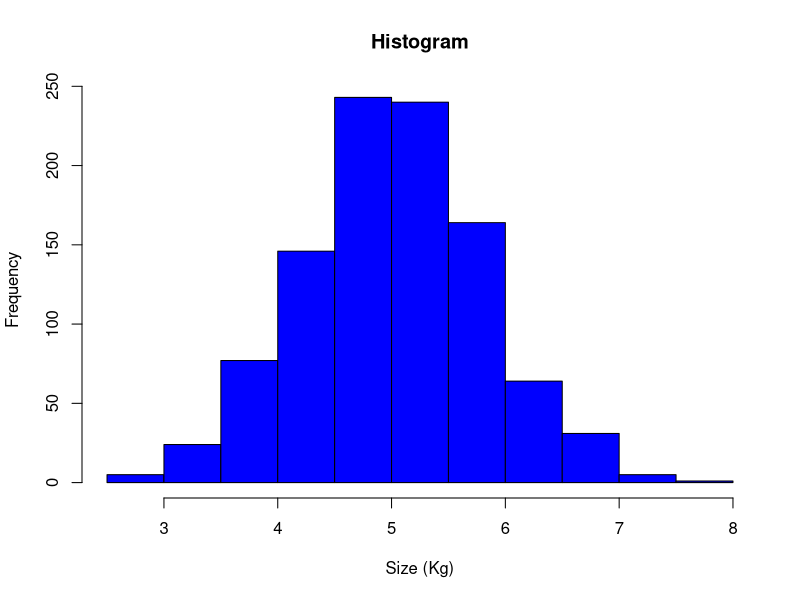
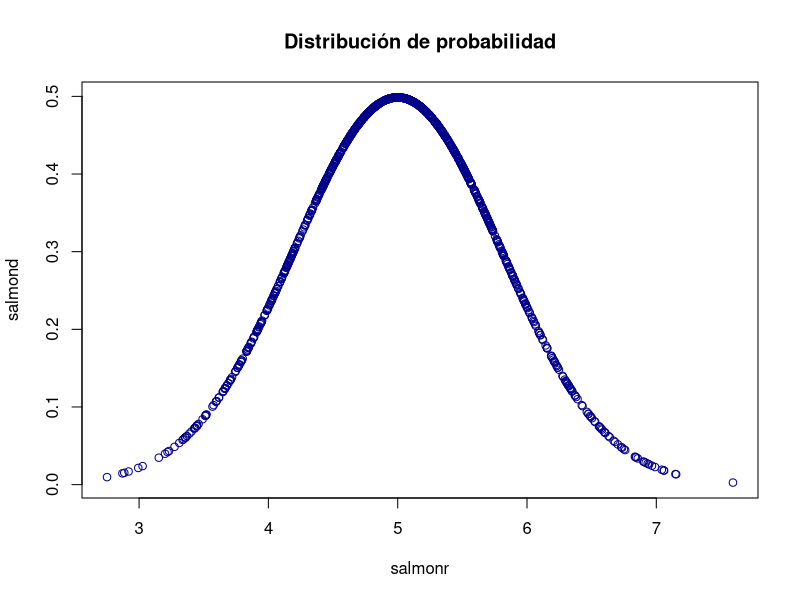
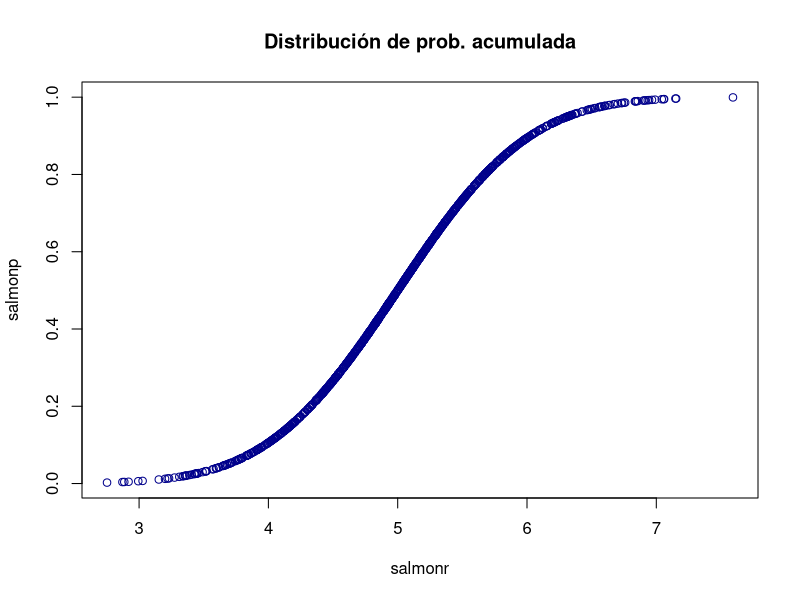

Generate these figures, in order, with R:
## ---- chunk 1
R.version.string
## ---- chunk 2
knitr::opts_chunk$set(echo = TRUE)

library(stats)
library(base)
library(base)

help(stats)
help(base)
help(base)
## ---- chunk 3
set.seed(123)
rnorm(100, 5, 0.8)
## ---- chunk 4
set.seed(123)
salmonr <- rnorm(1000, 5, 0.8)
mean(salmonr)
sd(salmonr)
## ---- chunk 5
hist(salmonr, col="blue", main = "Histogram", xlab = "Size (Kg)")
## ---- chunk 6

salmond <- dnorm(salmonr, 5, 0.8)

plot(x=salmonr, y=salmond, main="Distribución de probabilidad", col="blue4")


## ---- chunk 7

salmonp<-pnorm(salmonr, 5, 0.8)

plot(x=salmonr, y=salmonp, main="Distribución de prob. acumulada", col="blue4")

